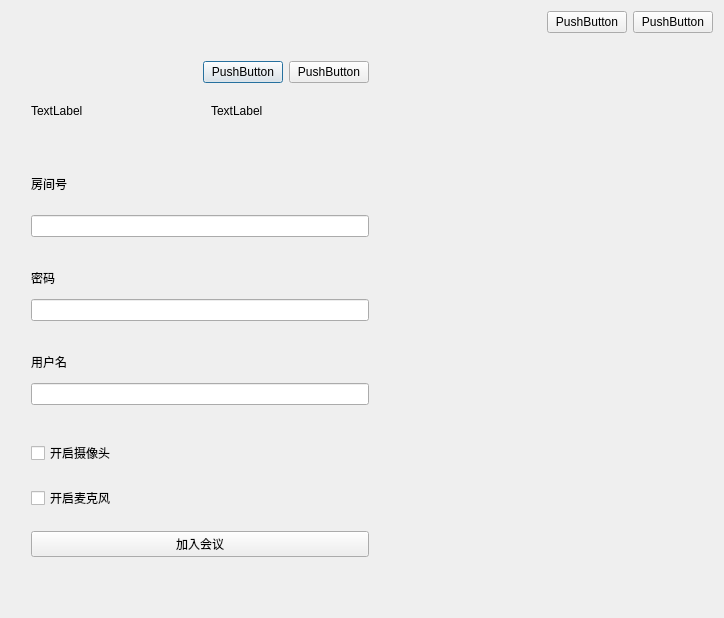
<?xml version="1.0" encoding="UTF-8"?>
<ui version="4.0">
 <class>CLoginDlgClass</class>
 <widget class="QDialog" name="CLoginDlgClass">
  <property name="geometry">
   <rect>
    <x>0</x>
    <y>0</y>
    <width>724</width>
    <height>618</height>
   </rect>
  </property>
  <property name="windowTitle">
   <string>CLoginDlg</string>
  </property>
  <layout class="QHBoxLayout" name="horizontalLayout">
   <property name="leftMargin">
    <number>0</number>
   </property>
   <property name="topMargin">
    <number>0</number>
   </property>
   <property name="rightMargin">
    <number>0</number>
   </property>
   <property name="bottomMargin">
    <number>0</number>
   </property>
   <item>
    <widget class="QWidget" name="widget_left" native="true">
     <property name="minimumSize">
      <size>
       <width>400</width>
       <height>0</height>
      </size>
     </property>
     <layout class="QVBoxLayout" name="verticalLayout_3">
      <item>
       <spacer name="verticalSpacer_2">
        <property name="orientation">
         <enum>Qt::Vertical</enum>
        </property>
        <property name="sizeType">
         <enum>QSizePolicy::Fixed</enum>
        </property>
        <property name="sizeHint" stdset="0">
         <size>
          <width>20</width>
          <height>50</height>
         </size>
        </property>
       </spacer>
      </item>
      <item>
       <layout class="QHBoxLayout" name="horizontalLayout_5">
        <item>
         <spacer name="horizontalSpacer_3">
          <property name="orientation">
           <enum>Qt::Horizontal</enum>
          </property>
          <property name="sizeType">
           <enum>QSizePolicy::Fixed</enum>
          </property>
          <property name="sizeHint" stdset="0">
           <size>
            <width>20</width>
            <height>20</height>
           </size>
          </property>
         </spacer>
        </item>
        <item>
         <layout class="QVBoxLayout" name="verticalLayout_2">
          <item>
           <layout class="QHBoxLayout" name="horizontalLayout_3">
            <item>
             <spacer name="horizontalSpacer_2">
              <property name="orientation">
               <enum>Qt::Horizontal</enum>
              </property>
              <property name="sizeHint" stdset="0">
               <size>
                <width>40</width>
                <height>20</height>
               </size>
              </property>
             </spacer>
            </item>
            <item>
             <widget class="QPushButton" name="btnNetStatus">
              <property name="text">
               <string>PushButton</string>
              </property>
             </widget>
            </item>
            <item>
             <widget class="QPushButton" name="btnSet">
              <property name="text">
               <string>PushButton</string>
              </property>
             </widget>
            </item>
           </layout>
          </item>
          <item>
           <layout class="QHBoxLayout" name="horizontalLayout_4">
            <item>
             <widget class="QLabel" name="label_logo">
              <property name="text">
               <string>TextLabel</string>
              </property>
             </widget>
            </item>
            <item>
             <spacer name="horizontalSpacer_5">
              <property name="orientation">
               <enum>Qt::Horizontal</enum>
              </property>
              <property name="sizeType">
               <enum>QSizePolicy::Fixed</enum>
              </property>
              <property name="sizeHint" stdset="0">
               <size>
                <width>15</width>
                <height>20</height>
               </size>
              </property>
             </spacer>
            </item>
            <item>
             <widget class="QLabel" name="label_name">
              <property name="text">
               <string>TextLabel</string>
              </property>
             </widget>
            </item>
           </layout>
          </item>
          <item>
           <spacer name="verticalSpacer_7">
            <property name="orientation">
             <enum>Qt::Vertical</enum>
            </property>
            <property name="sizeType">
             <enum>QSizePolicy::Fixed</enum>
            </property>
            <property name="sizeHint" stdset="0">
             <size>
              <width>20</width>
              <height>30</height>
             </size>
            </property>
           </spacer>
          </item>
          <item>
           <widget class="QLabel" name="label_3">
            <property name="minimumSize">
             <size>
              <width>0</width>
              <height>30</height>
             </size>
            </property>
            <property name="maximumSize">
             <size>
              <width>16777215</width>
              <height>30</height>
             </size>
            </property>
            <property name="text">
             <string>房间号</string>
            </property>
           </widget>
          </item>
          <item>
           <spacer name="verticalSpacer_4">
            <property name="orientation">
             <enum>Qt::Vertical</enum>
            </property>
            <property name="sizeType">
             <enum>QSizePolicy::Fixed</enum>
            </property>
            <property name="sizeHint" stdset="0">
             <size>
              <width>20</width>
              <height>10</height>
             </size>
            </property>
           </spacer>
          </item>
          <item>
           <widget class="QLineEdit" name="lineEdit_roomId"/>
          </item>
          <item>
           <spacer name="verticalSpacer_5">
            <property name="orientation">
             <enum>Qt::Vertical</enum>
            </property>
            <property name="sizeType">
             <enum>QSizePolicy::Fixed</enum>
            </property>
            <property name="sizeHint" stdset="0">
             <size>
              <width>20</width>
              <height>20</height>
             </size>
            </property>
           </spacer>
          </item>
          <item>
           <widget class="QLabel" name="label_4">
            <property name="minimumSize">
             <size>
              <width>0</width>
              <height>30</height>
             </size>
            </property>
            <property name="maximumSize">
             <size>
              <width>16777215</width>
              <height>30</height>
             </size>
            </property>
            <property name="text">
             <string>密码</string>
            </property>
           </widget>
          </item>
          <item>
           <widget class="QLineEdit" name="lineEdit_pwd"/>
          </item>
          <item>
           <spacer name="verticalSpacer_8">
            <property name="orientation">
             <enum>Qt::Vertical</enum>
            </property>
            <property name="sizeType">
             <enum>QSizePolicy::Fixed</enum>
            </property>
            <property name="sizeHint" stdset="0">
             <size>
              <width>20</width>
              <height>20</height>
             </size>
            </property>
           </spacer>
          </item>
          <item>
           <widget class="QLabel" name="label_5">
            <property name="minimumSize">
             <size>
              <width>0</width>
              <height>30</height>
             </size>
            </property>
            <property name="maximumSize">
             <size>
              <width>16777215</width>
              <height>30</height>
             </size>
            </property>
            <property name="text">
             <string>用户名</string>
            </property>
           </widget>
          </item>
          <item>
           <widget class="QLineEdit" name="lineEdit_userName"/>
          </item>
          <item>
           <spacer name="verticalSpacer_9">
            <property name="orientation">
             <enum>Qt::Vertical</enum>
            </property>
            <property name="sizeType">
             <enum>QSizePolicy::Fixed</enum>
            </property>
            <property name="sizeHint" stdset="0">
             <size>
              <width>20</width>
              <height>30</height>
             </size>
            </property>
           </spacer>
          </item>
          <item>
           <widget class="QCheckBox" name="checkBox">
            <property name="text">
             <string>开启摄像头</string>
            </property>
           </widget>
          </item>
          <item>
           <spacer name="verticalSpacer_10">
            <property name="orientation">
             <enum>Qt::Vertical</enum>
            </property>
            <property name="sizeType">
             <enum>QSizePolicy::Fixed</enum>
            </property>
            <property name="sizeHint" stdset="0">
             <size>
              <width>20</width>
              <height>15</height>
             </size>
            </property>
           </spacer>
          </item>
          <item>
           <widget class="QCheckBox" name="checkBox_2">
            <property name="text">
             <string>开启麦克风</string>
            </property>
           </widget>
          </item>
          <item>
           <spacer name="verticalSpacer_6">
            <property name="orientation">
             <enum>Qt::Vertical</enum>
            </property>
            <property name="sizeType">
             <enum>QSizePolicy::Fixed</enum>
            </property>
            <property name="sizeHint" stdset="0">
             <size>
              <width>20</width>
              <height>15</height>
             </size>
            </property>
           </spacer>
          </item>
          <item>
           <widget class="QPushButton" name="btnJoin">
            <property name="text">
             <string>加入会议</string>
            </property>
           </widget>
          </item>
         </layout>
        </item>
        <item>
         <spacer name="horizontalSpacer_4">
          <property name="orientation">
           <enum>Qt::Horizontal</enum>
          </property>
          <property name="sizeType">
           <enum>QSizePolicy::Fixed</enum>
          </property>
          <property name="sizeHint" stdset="0">
           <size>
            <width>20</width>
            <height>20</height>
           </size>
          </property>
         </spacer>
        </item>
       </layout>
      </item>
      <item>
       <spacer name="verticalSpacer_3">
        <property name="orientation">
         <enum>Qt::Vertical</enum>
        </property>
        <property name="sizeType">
         <enum>QSizePolicy::Fixed</enum>
        </property>
        <property name="sizeHint" stdset="0">
         <size>
          <width>20</width>
          <height>50</height>
         </size>
        </property>
       </spacer>
      </item>
     </layout>
    </widget>
   </item>
   <item>
    <widget class="QWidget" name="widget_right" native="true">
     <property name="minimumSize">
      <size>
       <width>300</width>
       <height>600</height>
      </size>
     </property>
     <property name="maximumSize">
      <size>
       <width>540</width>
       <height>854</height>
      </size>
     </property>
     <layout class="QVBoxLayout" name="verticalLayout">
      <item>
       <layout class="QHBoxLayout" name="horizontalLayout_2">
        <item>
         <spacer name="horizontalSpacer">
          <property name="orientation">
           <enum>Qt::Horizontal</enum>
          </property>
          <property name="sizeHint" stdset="0">
           <size>
            <width>40</width>
            <height>20</height>
           </size>
          </property>
         </spacer>
        </item>
        <item>
         <widget class="QPushButton" name="btnMin">
          <property name="text">
           <string>PushButton</string>
          </property>
         </widget>
        </item>
        <item>
         <widget class="QPushButton" name="btnClose">
          <property name="text">
           <string>PushButton</string>
          </property>
         </widget>
        </item>
       </layout>
      </item>
      <item>
       <spacer name="verticalSpacer">
        <property name="orientation">
         <enum>Qt::Vertical</enum>
        </property>
        <property name="sizeHint" stdset="0">
         <size>
          <width>20</width>
          <height>548</height>
         </size>
        </property>
       </spacer>
      </item>
     </layout>
    </widget>
   </item>
  </layout>
 </widget>
 <layoutdefault spacing="6" margin="11"/>
 <resources>
  <include location="videoConferencing.qrc"/>
 </resources>
 <connections/>
</ui>
